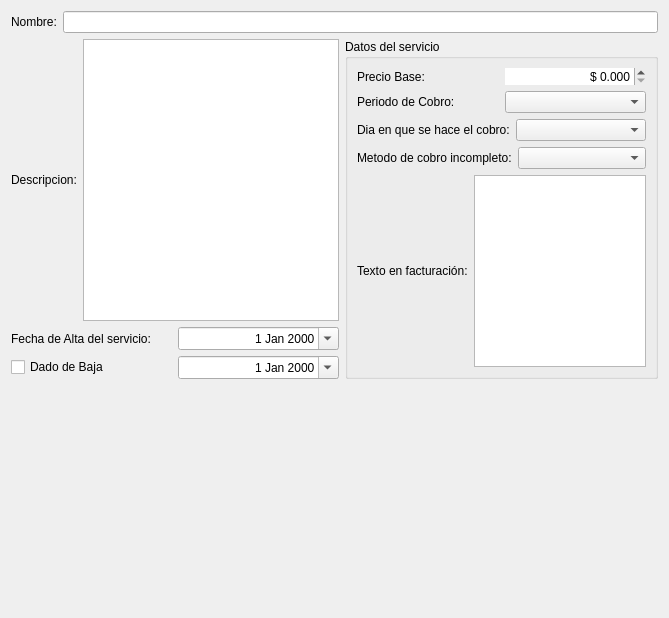
<?xml version="1.0" encoding="UTF-8"?>
<ui version="4.0">
 <class>FormServicioBase</class>
 <widget class="QWidget" name="FormServicioBase">
  <property name="geometry">
   <rect>
    <x>0</x>
    <y>0</y>
    <width>669</width>
    <height>618</height>
   </rect>
  </property>
  <property name="windowTitle">
   <string>Form</string>
  </property>
  <layout class="QVBoxLayout" name="verticalLayout">
   <item>
    <layout class="QHBoxLayout" name="horizontalLayout">
     <item>
      <widget class="QLabel" name="label">
       <property name="text">
        <string>Nombre:</string>
       </property>
      </widget>
     </item>
     <item>
      <widget class="QLineEdit" name="LENombre"/>
     </item>
    </layout>
   </item>
   <item>
    <layout class="QHBoxLayout" name="horizontalLayout_10">
     <item>
      <layout class="QVBoxLayout" name="verticalLayout_2">
       <item>
        <layout class="QHBoxLayout" name="horizontalLayout_4">
         <item>
          <widget class="QLabel" name="label_2">
           <property name="text">
            <string>Descripcion:</string>
           </property>
          </widget>
         </item>
         <item>
          <widget class="QTextEdit" name="TEDescripcion">
           <property name="sizePolicy">
            <sizepolicy hsizetype="Minimum" vsizetype="Minimum">
             <horstretch>0</horstretch>
             <verstretch>0</verstretch>
            </sizepolicy>
           </property>
          </widget>
         </item>
        </layout>
       </item>
       <item>
        <layout class="QHBoxLayout" name="horizontalLayout_3">
         <item>
          <widget class="QLabel" name="label_3">
           <property name="text">
            <string>Fecha de Alta del servicio:</string>
           </property>
          </widget>
         </item>
         <item>
          <widget class="QDateEdit" name="DEFechaAlta">
           <property name="alignment">
            <set>Qt::AlignRight|Qt::AlignTrailing|Qt::AlignVCenter</set>
           </property>
           <property name="calendarPopup">
            <bool>true</bool>
           </property>
          </widget>
         </item>
        </layout>
       </item>
       <item>
        <layout class="QHBoxLayout" name="horizontalLayout_2">
         <item>
          <widget class="QCheckBox" name="CkBBaja">
           <property name="text">
            <string>Dado de Baja</string>
           </property>
          </widget>
         </item>
         <item>
          <widget class="QDateEdit" name="DEFechaBaja">
           <property name="alignment">
            <set>Qt::AlignRight|Qt::AlignTrailing|Qt::AlignVCenter</set>
           </property>
           <property name="calendarPopup">
            <bool>true</bool>
           </property>
          </widget>
         </item>
        </layout>
       </item>
      </layout>
     </item>
     <item>
      <widget class="QGroupBox" name="groupBox_2">
       <property name="title">
        <string>Datos del servicio</string>
       </property>
       <layout class="QVBoxLayout" name="verticalLayout_3">
        <item>
         <layout class="QHBoxLayout" name="horizontalLayout_9">
          <item>
           <widget class="QLabel" name="label_7">
            <property name="text">
             <string>Precio Base:</string>
            </property>
           </widget>
          </item>
          <item>
           <widget class="EDSBPrecio" name="dSBPrecioBase">
            <property name="frame">
             <bool>false</bool>
            </property>
            <property name="alignment">
             <set>Qt::AlignRight|Qt::AlignTrailing|Qt::AlignVCenter</set>
            </property>
            <property name="prefix">
             <string>$ </string>
            </property>
            <property name="decimals">
             <number>3</number>
            </property>
            <property name="maximum">
             <double>9999999.990000000223517</double>
            </property>
           </widget>
          </item>
         </layout>
        </item>
        <item>
         <layout class="QHBoxLayout" name="horizontalLayout_5">
          <item>
           <widget class="QLabel" name="label_4">
            <property name="text">
             <string>Periodo de Cobro:</string>
            </property>
           </widget>
          </item>
          <item>
           <widget class="QComboBox" name="CBPeriodo"/>
          </item>
         </layout>
        </item>
        <item>
         <layout class="QHBoxLayout" name="horizontalLayout_7">
          <item>
           <widget class="QLabel" name="label_5">
            <property name="text">
             <string>Dia en que se hace el cobro:</string>
            </property>
           </widget>
          </item>
          <item>
           <widget class="QComboBox" name="CBInicioCobro"/>
          </item>
         </layout>
        </item>
        <item>
         <layout class="QHBoxLayout" name="horizontalLayout_8">
          <item>
           <widget class="QLabel" name="label_6">
            <property name="text">
             <string>Metodo de cobro incompleto:</string>
            </property>
           </widget>
          </item>
          <item>
           <widget class="QComboBox" name="CBMetodoIncompleto"/>
          </item>
         </layout>
        </item>
        <item>
         <layout class="QHBoxLayout" name="horizontalLayout_6">
          <item>
           <widget class="QLabel" name="LTextoFacturacion">
            <property name="text">
             <string>Texto en facturación:</string>
            </property>
           </widget>
          </item>
          <item>
           <widget class="QPlainTextEdit" name="TETextoFacturacion"/>
          </item>
         </layout>
        </item>
       </layout>
      </widget>
     </item>
    </layout>
   </item>
   <item>
    <spacer name="verticalSpacer">
     <property name="orientation">
      <enum>Qt::Vertical</enum>
     </property>
     <property name="sizeHint" stdset="0">
      <size>
       <width>20</width>
       <height>40</height>
      </size>
     </property>
    </spacer>
   </item>
  </layout>
 </widget>
 <customwidgets>
  <customwidget>
   <class>EDSBPrecio</class>
   <extends>QDoubleSpinBox</extends>
   <header>edsbprecio.h</header>
  </customwidget>
 </customwidgets>
 <resources/>
 <connections/>
</ui>
